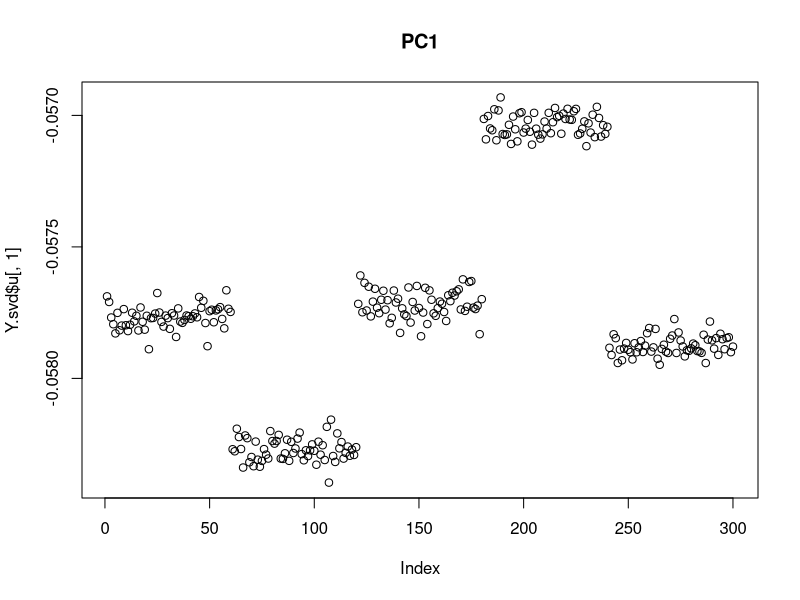
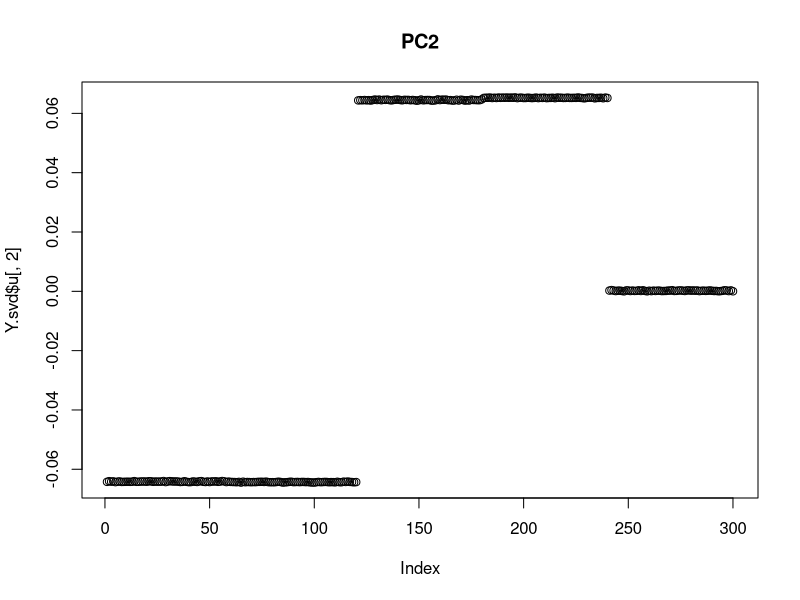
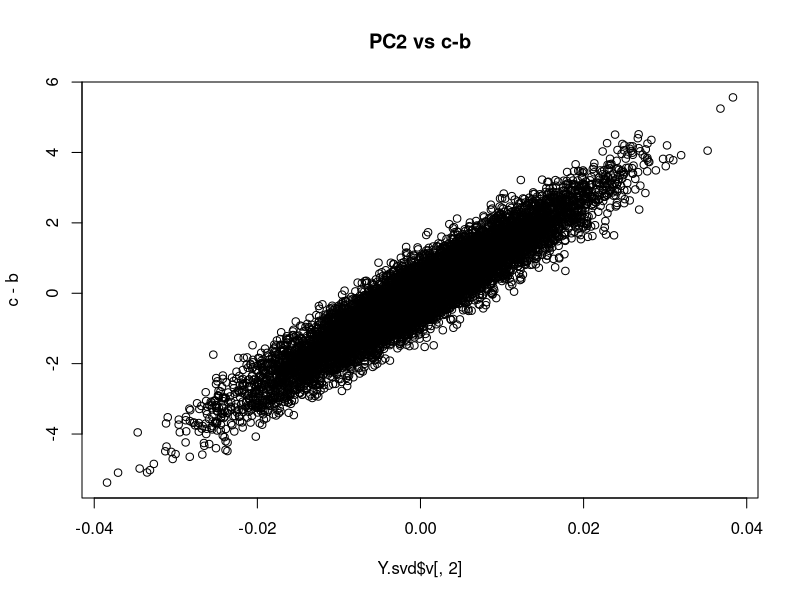
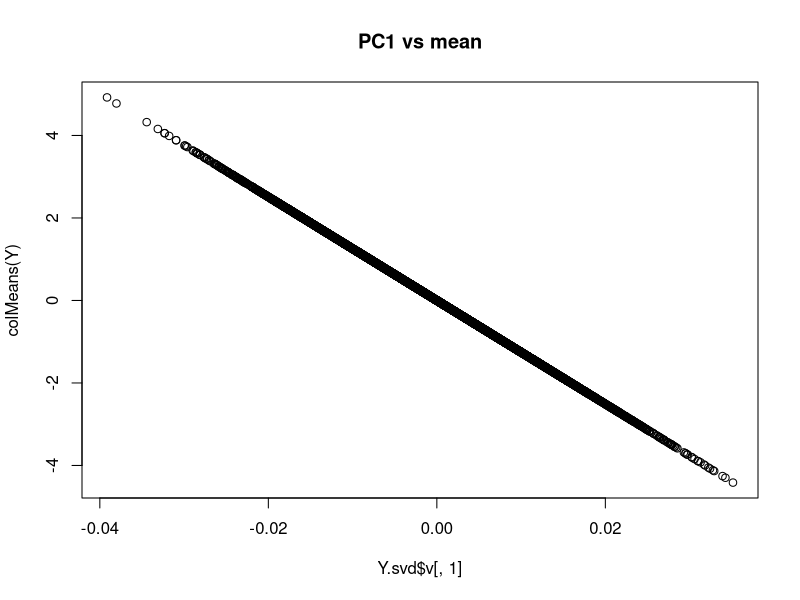
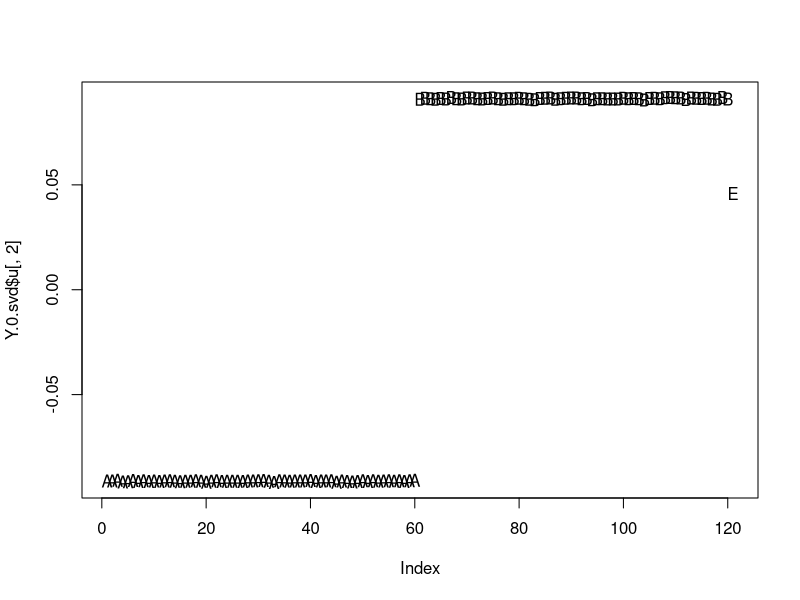
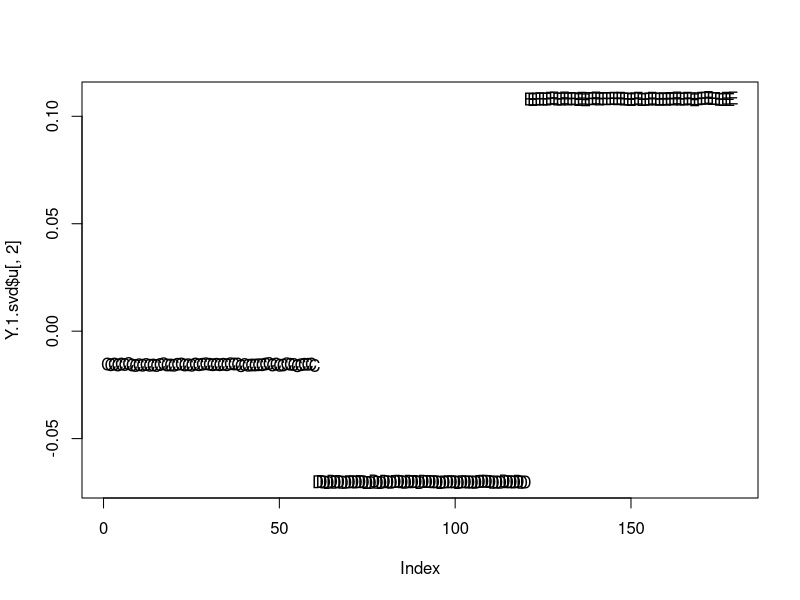
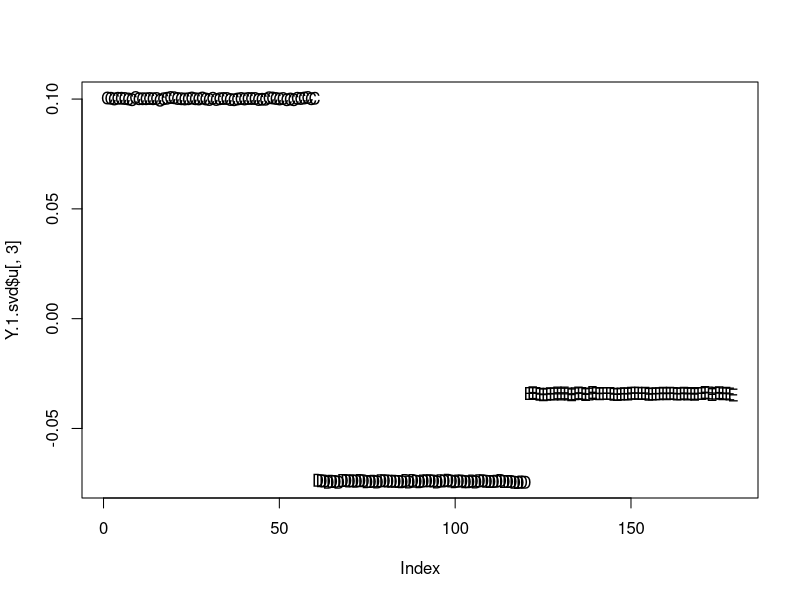

R code for these plots, in order:
## ---- chunk 1
set.seed(666)

n_per_pop <- 60
p <- 10000

a <- rnorm(p)
b <- rnorm(p)
c <- rnorm(p)
d <- rnorm(p, sd = 0.5)
e <- rnorm(p, sd = 0.5)
f <- rnorm(p, sd = 0.5)
g <- rnorm(p, sd = 0.5)

popA <- c(rep(1, n_per_pop), rep(0, 4 * n_per_pop))
popB <- c(rep(0, n_per_pop), rep(1, n_per_pop), rep(0, 3 * n_per_pop))
popC <- c(rep(0, 2 * n_per_pop), rep(1, n_per_pop), rep(0, 2 * n_per_pop))
popD <- c(rep(0, 3 * n_per_pop), rep(1, n_per_pop), rep(0, n_per_pop))
popE <- c(rep(0, 4 * n_per_pop), rep(1, n_per_pop))

E.factor <- (a + b + e) / 2 + (a + c + f) / 3 + (a + c + g) / 6

Y <- cbind(popA, popB, popC, popD, popE) %*% 
  rbind(a + b + d, a + b + e, a + c + f, a + c + g, E.factor)
Y <- Y + rnorm(5 * n_per_pop * p, sd = 0.1)
rownames(Y) <- c(rep("A",n_per_pop),rep("B",n_per_pop),rep("C",n_per_pop),rep("D",n_per_pop),
                 rep("E",n_per_pop))

## ---- chunk 2
Y.svd = svd(Y)
plot(Y.svd$u[,1], main="PC1")
plot(Y.svd$u[,2], main="PC2")
## ---- chunk 3
plot(Y.svd$v[,2],c-b, main="PC2 vs c-b")
## ---- chunk 4
plot(Y.svd$v[,1],colMeans(Y), main="PC1 vs mean")
## ---- chunk 5
split =Y.svd$u[,2]>0
Y.0 = Y[!split,]
Y.1 = Y[split,]
## ---- chunk 6
Y.0.svd = svd(Y.0)
plot(Y.0.svd$u[,2],type="n")
text(Y.0.svd$u[,2],rownames(Y.0))
## ---- chunk 7
Y.1.svd = svd(Y.1)
plot(Y.1.svd$u[,2],type="n")
text(Y.1.svd$u[,2],rownames(Y.1))
## ---- chunk 8
plot(Y.1.svd$u[,3],type="n")
text(Y.1.svd$u[,3],rownames(Y.1))
